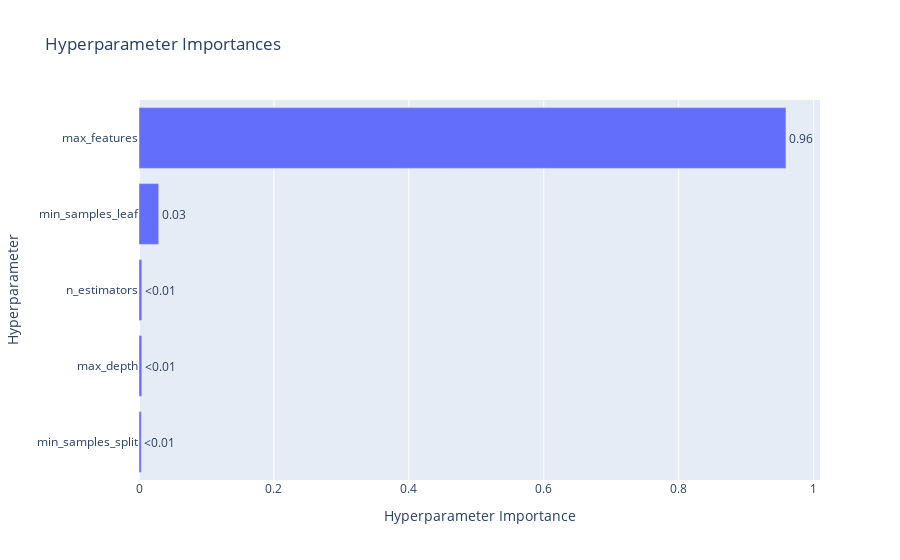

Notebook source saved alongside this figure:
### Code cell
optuna.visualization.plot_param_importances(study)

### Figure 1 — Plotly figure (JSON) as saved in the notebook; plotly's stock layout.template omitted (floating-point values rounded to 4 significant figures)
{"data": [{"cliponaxis": false, "hovertemplate": ["min_samples_split (IntDistribution): 0.003431226015421862<extra></extra>", "max_depth (IntDistribution): 0.0041449300903383226<extra></extra>", "n_estimators (IntDistribution): 0.004198419310948213<extra></extra>", "min_samples_leaf (IntDistribution): 0.02925196560796904<extra></extra>", "max_features (IntDistribution): 0.9589734589753225<extra></extra>"], "name": "Objective Value", "orientation": "h", "text": ["<0.01", "<0.01", "<0.01", "0.03", "0.96"], "textposition": "outside", "type": "bar", "x": [0.003431, 0.004145, 0.004198, 0.02925, 0.959], "y": ["min_samples_split", "max_depth", "n_estimators", "min_samples_leaf", "max_features"]}], "layout": {"title": {"text": "Hyperparameter Importances"}, "xaxis": {"title": {"text": "Hyperparameter Importance"}}, "yaxis": {"title": {"text": "Hyperparameter"}}}}
